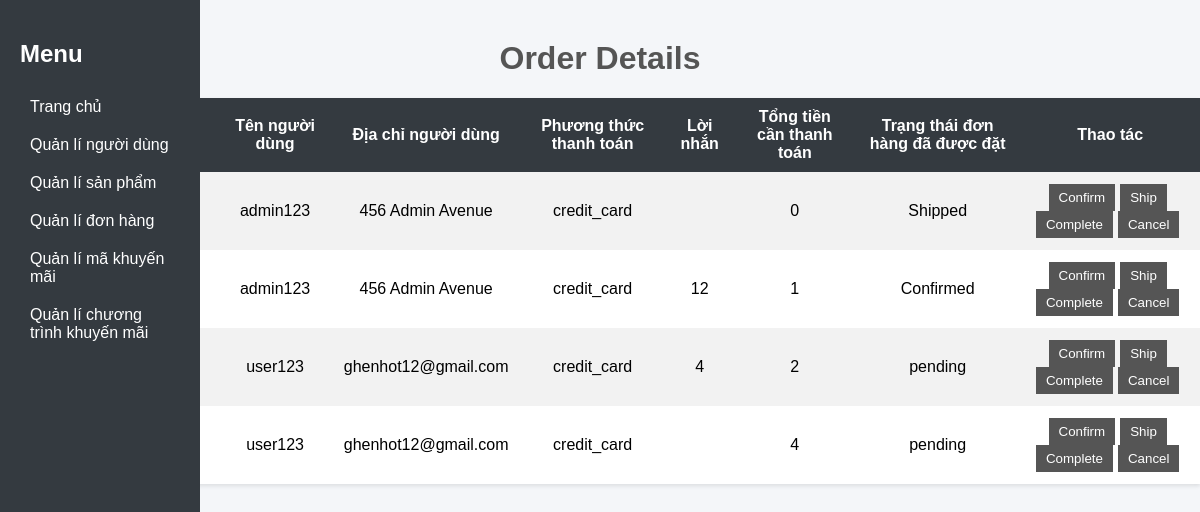
Before: /layout/display_order.php with the older database file.
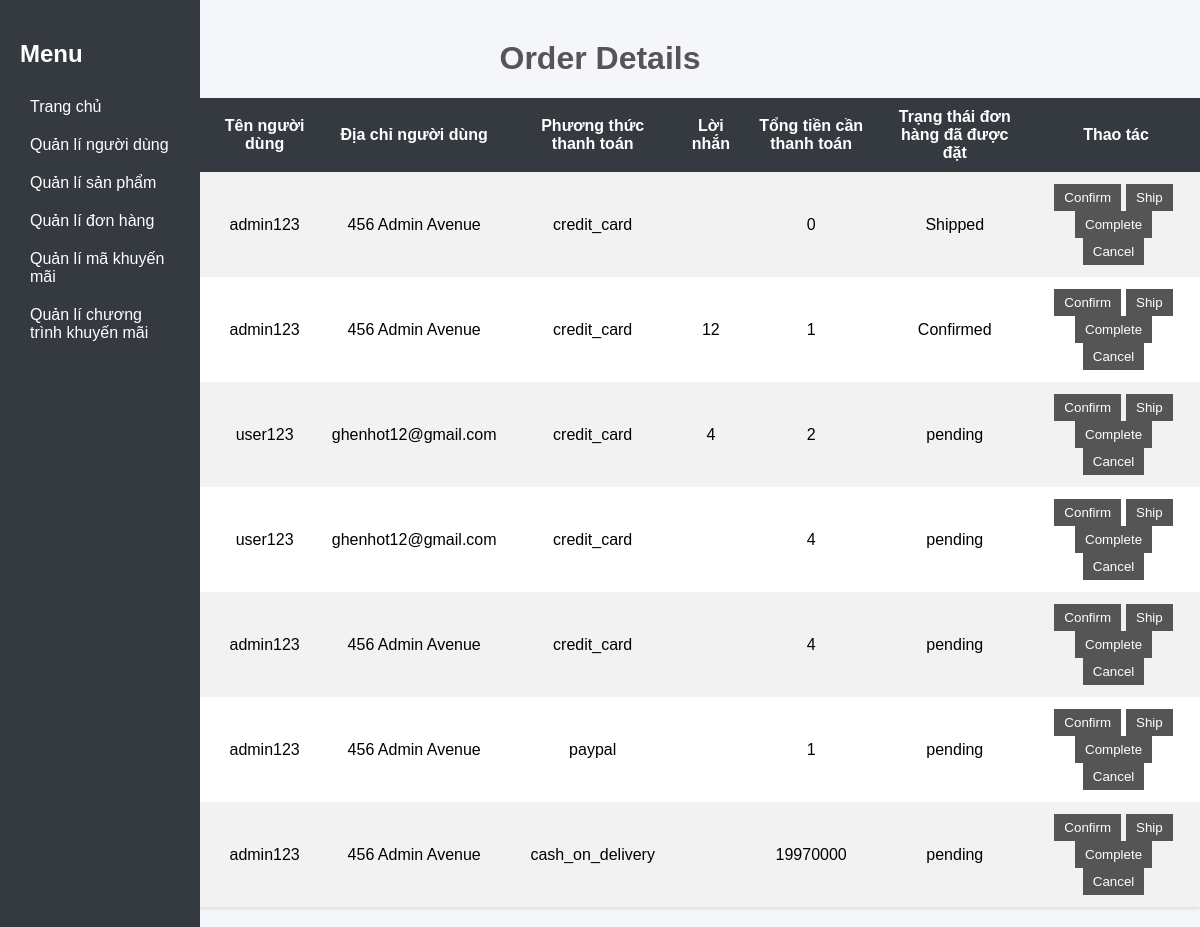
After: the same page with the newer database file.
### tables this page shows
CREATE TABLE `orders` (
  `order_id` int(11) NOT NULL,
  `user_id` int(11) NOT NULL,
  `order_date` datetime NOT NULL,
  `total_amount` decimal(10,0) NOT NULL,
  `promotion_code_id` int(11) DEFAULT NULL,
  `user_name` varchar(100) NOT NULL,
  `user_address` varchar(255) NOT NULL,
  `payment_method` varchar(50) NOT NULL,
  `message` text DEFAULT NULL,
  `order_status` varchar(50) NOT NULL
);

### layout/OrderModel.php (called while the page is built, shortened)
<?php
class OrderModel {
    private $conn;
    public function __construct($conn) {
        $this->conn = $conn;
    }
    public function getOrders() {
        $sql = "SELECT * FROM orders";
        return $this->conn->query($sql);
    }
}
?>

### layout/view/display_order_view.php (the view, shortened to what this page needs)
<!DOCTYPE html>
<html>
<head>
    <link rel="stylesheet" type="text/css" href="/css/display_order.css">
</head>
<body>
    <?php include_once 'admin_dashboard.php'; ?>
    <h1>Order Details</h1>
    <table>
        <tr>
            <th>Ngày đặt hàng</th>
            <th>Mã khuyến mãi</th>
            <th>Tên người dùng</th>
            <th>Địa chỉ người dùng</th>
            <th>Phương thức thanh toán</th>
            <th>Lời nhắn</th>
            <th>Tổng tiền cần thanh toán</th>
            <th>Trạng thái đơn hàng đã được đặt</th>
            <th>Thao tác</th>
        </tr>
        <?php
        if ($orders->num_rows > 0) {
            while ($row = $orders->fetch_assoc()) {
                echo "<tr>";
                echo "<td>" . $row["order_date"] . "</td>";
                echo "<td>" . $row["promotion_code_id"] . "</td>";
                echo "<td>" . $row["user_name"] . "</td>";
                echo "<td>" . $row["user_address"] . "</td>";
                echo "<td>" . $row["payment_method"] . "</td>";
                echo "<td>" . $row["message"] . "</td>";
                echo "<td>" . $row["total_amount"] . "</td>";
                echo "<td>" . $row["order_status"] . "</td>";
                echo "<td>";
                echo "<button onclick=\"changeOrderStatus('confirm', " . $row["order_id"] . ")\">Confirm</button>";
                echo "<button onclick=\"changeOrderStatus('ship', " . $row["order_id"] . ")\">Ship</button>";
                echo "<button onclick=\"changeOrderStatus('complete', " . $row["order_id"] . ")\">Complete</button>";
                echo "<button onclick=\"changeOrderStatus('cancel', " . $row["order_id"] . ")\">Cancel</button>";
                echo "</td>";
                echo "</tr>";
            }
        } else {
            echo "<tr><td colspan='11'>No orders found.</td></tr>";
        }
        ?>
    </table>
</body>
</html>

Changed rows visible on the page:
added orders: user_name "admin123", user_address "456 Admin Avenue", payment_method "credit_card", total_amount "4", order_status "pending"
added orders: user_name "admin123", user_address "456 Admin Avenue", payment_method "paypal", total_amount "1", order_status "pending"
added orders: user_name "admin123", user_address "456 Admin Avenue", payment_method "cash_on_delivery", total_amount "19970000", order_status "pending"
